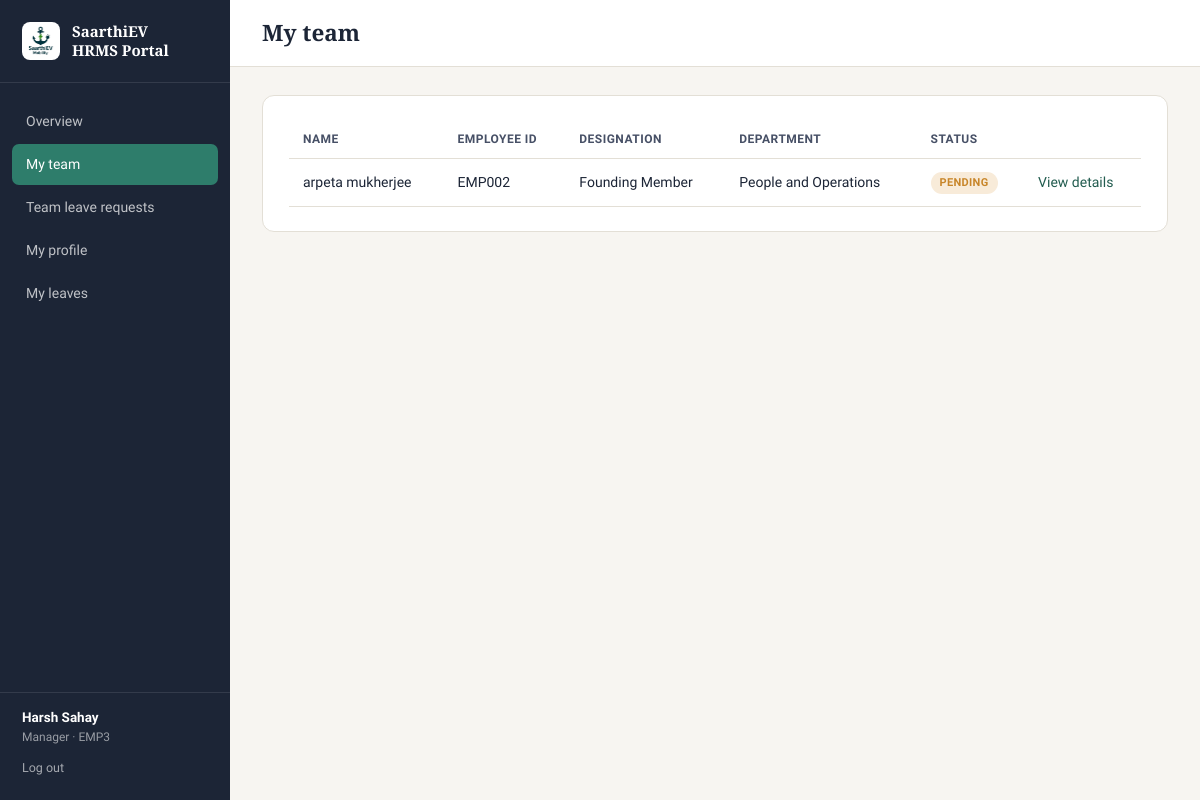
The app's page /manager/team (signed in) with its own data.
### models.py (models this page shows, shortened)
class EmployeeProfile(db.Model):
    id = db.Column(db.Integer, primary_key=True)
    user_id = db.Column(db.Integer, db.ForeignKey("user.id"), nullable=False, unique=True)
    full_name = db.Column(db.String(150), nullable=False)
    designation = db.Column(db.String(100))
    department = db.Column(db.String(100))
    date_of_joining = db.Column(db.Date)
    reporting_manager_id = db.Column(db.Integer, db.ForeignKey("user.id"), nullable=True)
    date_of_birth = db.Column(db.Date)
    gender = db.Column(db.String(20))
    personal_email = db.Column(db.String(120))
    phone_number = db.Column(db.String(20))
    blood_group = db.Column(db.String(10))
    pan_number = db.Column(db.String(20))
    aadhaar_number = db.Column(db.String(20))
    current_address_line1 = db.Column(db.String(200))
    current_address_line2 = db.Column(db.String(200))
    current_city = db.Column(db.String(100))
    current_state = db.Column(db.String(100))
    current_pincode = db.Column(db.String(10))
    permanent_address_line1 = db.Column(db.String(200))
    permanent_address_line2 = db.Column(db.String(200))
    permanent_city = db.Column(db.String(100))
    permanent_state = db.Column(db.String(100))
    permanent_pincode = db.Column(db.String(10))
    same_as_current = db.Column(db.Boolean, default=False)
    bank_account_number = db.Column(db.String(40))
    bank_ifsc_code = db.Column(db.String(20))
    bank_name = db.Column(db.String(100))
    bank_branch = db.Column(db.String(100))
    previous_company_name = db.Column(db.String(150))
    previous_designation = db.Column(db.String(100))
    previous_employment_from = db.Column(db.Date)
    previous_employment_to = db.Column(db.Date)
    relieving_letter_filename = db.Column(db.String(255))
    emergency_contact_name = db.Column(db.String(150))
    emergency_contact_relation = db.Column(db.String(50))
    emergency_contact_phone = db.Column(db.String(20))
    spouse_name = db.Column(db.String(150))
    spouse_dob = db.Column(db.Date)
    profile_completed = db.Column(db.Boolean, default=False)
    updated_at = db.Column(db.DateTime, default=datetime.utcnow, onupdate=datetime.utcnow)
    reporting_manager = db.relationship("User", foreign_keys=[reporting_manager_id])
    children = db.relationship("Child", backref="profile", cascade="all, delete-orphan")

class User(db.Model, UserMixin):
    id = db.Column(db.Integer, primary_key=True)
    employee_code = db.Column(db.String(20), unique=True, nullable=False)  # e.g. EMP1001
    password_hash = db.Column(db.String(255), nullable=False)
    role = db.Column(db.String(20), nullable=False, default="employee")  # admin / manager / employee
    must_change_password = db.Column(db.Boolean, default=True)
    is_active = db.Column(db.Boolean, nullable=False, default=True)
    created_at = db.Column(db.DateTime, default=datetime.utcnow)
    profile = db.relationship("EmployeeProfile", backref="user", uselist=False,
                               cascade="all, delete-orphan",
                               foreign_keys="EmployeeProfile.user_id")

### routes.py (the view)
    @app.route("/manager/team")
    @role_required("manager")
    def manager_team_list():
        profiles = EmployeeProfile.query.filter_by(reporting_manager_id=current_user.id).all()
        return render_template("manager/team_list.html", profiles=profiles)

### app.py (called while the page is built)
@login_manager.user_loader
def load_user(user_id):
    return db.session.get(User, int(user_id))

def role_required(*roles):
    from functools import wraps
    def decorator(f):
        @wraps(f)
        def wrapped(*args, **kwargs):
            if not current_user.is_authenticated:
                return redirect(url_for("login"))
            if current_user.role not in roles:
                abort(403)
            return f(*args, **kwargs)
        return wrapped
    return decorator

### templates/manager/team_list.html (shortened to what this page needs)
{% extends "base.html" %}
{% block page_title %}My team{% endblock %}
{% block content %}
<div class="card">
  {% if profiles %}
  <table class="list">
    <thead>
      <tr><th>Name</th><th>Employee ID</th><th>Designation</th><th>Department</th><th>Status</th><th></th></tr>
    </thead>
    <tbody>
      {% for p in profiles %}
      <tr>
        <td>{{ p.full_name }}</td>
        <td>{{ p.user.employee_code }}</td>
        <td>{{ p.designation or '—' }}</td>
        <td>{{ p.department or '—' }}</td>
        <td>
          {% if p.profile_completed %}<span class="badge badge-complete">Complete</span>
          {% else %}<span class="badge badge-pending">Pending</span>{% endif %}
        </td>
        <td><a href="{{ url_for('manager_view_employee', user_id=p.user_id) }}">View details</a></td>
      </tr>
      {% endfor %}
    </tbody>
  </table>
  {% else %}
  <div class="empty-state">
    <div class="sq"></div>
    No team members assigned yet.
  </div>
  {% endif %}
</div>
{% endblock %}

### templates/base.html (shortened to what this page needs)
<!DOCTYPE html>
<html lang="en">
<head>
  <link rel="stylesheet" href="{{ url_for('static', filename='css/style.css') }}">
</head>
<body>
  <div class="shell">
    <aside class="sidebar">
      <div class="brand">
        <span class="brand-logo-chip"><img src="{{ url_for('static', filename='img/logo.png') }}" alt="SaarthiEV Mobility"></span>
        <span class="word">SaarthiEV<br>HRMS Portal</span>
      </div>
      <nav>
        {% if current_user.role == 'admin' %}
          <a href="{{ url_for('admin_dashboard') }}" class="{{ 'active' if request.endpoint == 'admin_dashboard' }}">Overview</a>
          <a href="{{ url_for('admin_employee_list') }}" class="{{ 'active' if request.endpoint in ['admin_employee_list','admin_view_employee'] }}">All people</a>
          <a href="{{ url_for('admin_create_employee') }}" class="{{ 'active' if request.endpoint == 'admin_create_employee' }}">Add employee</a>
          <a href="{{ url_for('admin_manager_list') }}" class="{{ 'active' if request.endpoint == 'admin_manager_list' }}">Managers</a>
          <a href="{{ url_for('admin_leave_types') }}" class="{{ 'active' if request.endpoint == 'admin_leave_types' }}">Leave types</a>
          <a href="{{ url_for('admin_leave_requests') }}" class="{{ 'active' if request.endpoint == 'admin_leave_requests' }}">Leave requests</a>
        {% elif current_user.role == 'manager' %}
          <a href="{{ url_for('manager_dashboard') }}" class="{{ 'active' if request.endpoint == 'manager_dashboard' }}">Overview</a>
          <a href="{{ url_for('manager_team_list') }}" class="{{ 'active' if request.endpoint in ['manager_team_list','manager_view_employee'] }}">My team</a>
          <a href="{{ url_for('manager_leave_requests') }}" class="{{ 'active' if request.endpoint == 'manager_leave_requests' }}">Team leave requests</a>
          <a href="{{ url_for('employee_view_own_profile') }}" class="{{ 'active' if request.endpoint in ['employee_view_own_profile','employee_edit_profile'] }}">My profile</a>
          <a href="{{ url_for('my_leaves') }}" class="{{ 'active' if request.endpoint in ['my_leaves','apply_leave'] }}">My leaves</a>
        {% endif %}
      </nav>
      <div class="who">
        <div class="name">{{ current_user.profile.full_name if current_user.profile else current_user.employee_code }}</div>
        <div class="role">{{ current_user.role }} · {{ current_user.employee_code }}</div>
        <form action="{{ url_for('logout') }}" method="get">
          <button type="submit">Log out</button>
        </form>
      </div>
    </aside>
    <div class="main">
      <div class="topbar">
        <h2 style="margin:0;">{% block page_title %}{% endblock %}</h2>
      </div>
      <div class="content">
        {% block content %}{% endblock %}
      </div>
    </div>
  </div>
</body>
</html>

### static/css/style.css (style rules this page uses)
:root { --ink: #1C2536; --ink-soft: #475066; --paper: #F7F5F1; --paper-raised: #FFFFFF; --line: #E3DFD6; --teal: #2E7D6B; --teal-dark: #225C4F; --amber: #C8862A; --rose: #B3433B; --rose-soft: #F6E3E1; --amber-soft: #F8EBD9; --teal-soft: #E1EEE9; --radius: 8px; --shadow: 0 1px 2px rgba(28, 37, 54, 0.06), 0 4px 14px rgba(28, 37, 54, 0.05); }
* { box-sizing: border-box; }
body { margin: 0; font-family: "Source Sans 3", "Segoe UI", system-ui, sans-serif; background: var(--paper); color: var(--ink); font-size: 15px; line-height: 1.5; }
h1, h2, h3, .display { font-family: "Source Serif 4", Georgia, serif; font-weight: 600; color: var(--ink); margin: 0 0 .35em; }
a { color: var(--teal-dark); text-decoration: none; }
.shell { display: flex; min-height: 100vh; }
.sidebar { width: 230px; background: var(--ink); color: #fff; flex-shrink: 0; display: flex; flex-direction: column; padding: 22px 0; }
.sidebar .brand { display: flex; align-items: center; gap: 12px; padding: 0 22px 22px; border-bottom: 1px solid rgba(255,255,255,.1); margin-bottom: 18px; }
.sidebar .brand .brand-logo-chip { background: #fff; border-radius: 8px; width: 38px; height: 38px; flex-shrink: 0; display: flex; align-items: center; justify-content: center; padding: 4px; }
.sidebar .brand .brand-logo-chip img { width: 100%; height: 100%; object-fit: contain; }
.sidebar .brand .word { font-family: "Source Serif 4", serif; font-weight: 700; font-size: 15px; line-height: 1.25; color: #fff; }
.sidebar nav { display: flex; flex-direction: column; gap: 2px; padding: 0 12px; flex-grow: 1; }
.sidebar nav a { color: rgba(255,255,255,.72); padding: 10px 14px; border-radius: 7px; font-size: 14px; font-weight: 500; text-decoration: none; }
.sidebar nav a.active { background: var(--teal); color: #fff; }
.sidebar .who { padding: 14px 22px 0; border-top: 1px solid rgba(255,255,255,.1); margin-top: 10px; }
.sidebar .who .name { font-size: 13.5px; font-weight: 600; color: #fff; }
.sidebar .who .role { font-size: 12px; color: rgba(255,255,255,.55); text-transform: capitalize; }
.sidebar .who form { margin-top: 10px; }
.sidebar .who button { background: none; border: none; color: rgba(255,255,255,.6); font-size: 12.5px; cursor: pointer; padding: 0; font-family: inherit; }
.main { flex-grow: 1; min-width: 0; }
.topbar { background: var(--paper-raised); border-bottom: 1px solid var(--line); padding: 16px 32px; display: flex; align-items: center; justify-content: space-between; }
.content { padding: 28px 32px 60px; max-width: 1100px; }
.card { background: var(--paper-raised); border: 1px solid var(--line); border-radius: 12px; padding: 24px 26px; margin-bottom: 22px; }
table.list { width: 100%; border-collapse: collapse; }
table.list th { text-align: left; font-size: 12px; text-transform: uppercase; letter-spacing: .04em; color: var(--ink-soft); padding: 10px 14px; border-bottom: 1px solid var(--line); }
table.list td { padding: 12px 14px; border-bottom: 1px solid var(--line); font-size: 14px; vertical-align: middle; }
.badge { display: inline-block; font-size: 11px; font-weight: 700; text-transform: uppercase; letter-spacing: .03em; padding: 3px 9px; border-radius: 100px; }
.badge-pending { background: var(--amber-soft); color: var(--amber); }

### records on screen
EmployeeProfile: profile "Harsh Sahay"
User: role "Manager", employee_code "EMP3"
EmployeeProfile: full_name "arpeta mukherjee", user.employee_code "EMP002", designation "Founding Member", department "People and Operations", profile_completed "PENDING"
